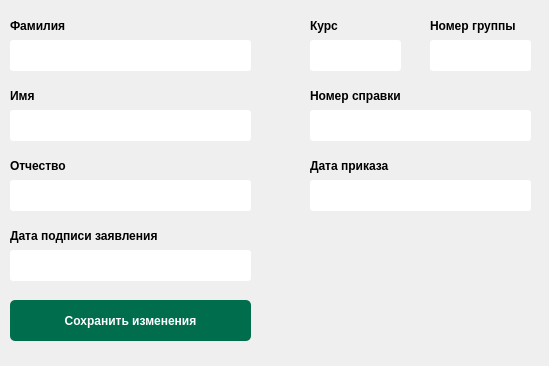
<?xml version="1.0" encoding="UTF-8"?>
<ui version="4.0">
 <class>Dialog</class>
 <widget class="QDialog" name="Dialog">
  <property name="geometry">
   <rect>
    <x>0</x>
    <y>0</y>
    <width>549</width>
    <height>366</height>
   </rect>
  </property>
  <property name="windowTitle">
   <string>Dialog</string>
  </property>
  <widget class="QLabel" name="label_5">
   <property name="geometry">
    <rect>
     <x>10</x>
     <y>10</y>
     <width>71</width>
     <height>31</height>
    </rect>
   </property>
   <property name="styleSheet">
    <string notr="true">color: black;
font-weight: bold;
font: 11pt &quot;Open Sans&quot;;
background-color: none;
border: none;</string>
   </property>
   <property name="text">
    <string>Фамилия</string>
   </property>
  </widget>
  <widget class="QLineEdit" name="secondName_data">
   <property name="geometry">
    <rect>
     <x>10</x>
     <y>40</y>
     <width>241</width>
     <height>31</height>
    </rect>
   </property>
   <property name="styleSheet">
    <string notr="true">QLineEdit{
border-radius: 3px;
}
</string>
   </property>
  </widget>
  <widget class="QLabel" name="label_6">
   <property name="geometry">
    <rect>
     <x>10</x>
     <y>80</y>
     <width>71</width>
     <height>31</height>
    </rect>
   </property>
   <property name="styleSheet">
    <string notr="true">color: black;
font-weight: bold;
font: 11pt &quot;Open Sans&quot;;
background-color: none;
border: none;</string>
   </property>
   <property name="text">
    <string>Имя</string>
   </property>
  </widget>
  <widget class="QLineEdit" name="firstName_data">
   <property name="geometry">
    <rect>
     <x>10</x>
     <y>110</y>
     <width>241</width>
     <height>31</height>
    </rect>
   </property>
   <property name="styleSheet">
    <string notr="true">QLineEdit{
border-radius: 3px;
}
</string>
   </property>
  </widget>
  <widget class="QLineEdit" name="middleName_data">
   <property name="geometry">
    <rect>
     <x>10</x>
     <y>180</y>
     <width>241</width>
     <height>31</height>
    </rect>
   </property>
   <property name="styleSheet">
    <string notr="true">QLineEdit{
border-radius: 3px;
}
</string>
   </property>
  </widget>
  <widget class="QLabel" name="label_7">
   <property name="geometry">
    <rect>
     <x>10</x>
     <y>150</y>
     <width>71</width>
     <height>31</height>
    </rect>
   </property>
   <property name="styleSheet">
    <string notr="true">color: black;
font-weight: bold;
font: 11pt &quot;Open Sans&quot;;
background-color: none;
border: none;</string>
   </property>
   <property name="text">
    <string>Отчество</string>
   </property>
  </widget>
  <widget class="QLineEdit" name="course_data">
   <property name="geometry">
    <rect>
     <x>310</x>
     <y>40</y>
     <width>91</width>
     <height>31</height>
    </rect>
   </property>
   <property name="styleSheet">
    <string notr="true">QLineEdit{
border-radius: 3px;
}
</string>
   </property>
  </widget>
  <widget class="QLabel" name="label_8">
   <property name="geometry">
    <rect>
     <x>310</x>
     <y>10</y>
     <width>71</width>
     <height>31</height>
    </rect>
   </property>
   <property name="styleSheet">
    <string notr="true">color: black;
font-weight: bold;
font: 11pt &quot;Open Sans&quot;;
background-color: none;
border: none;</string>
   </property>
   <property name="text">
    <string>Курс</string>
   </property>
  </widget>
  <widget class="QLineEdit" name="group_data">
   <property name="geometry">
    <rect>
     <x>430</x>
     <y>40</y>
     <width>101</width>
     <height>31</height>
    </rect>
   </property>
   <property name="styleSheet">
    <string notr="true">QLineEdit{
border-radius: 3px;
}
</string>
   </property>
  </widget>
  <widget class="QLabel" name="label_9">
   <property name="geometry">
    <rect>
     <x>430</x>
     <y>10</y>
     <width>101</width>
     <height>31</height>
    </rect>
   </property>
   <property name="styleSheet">
    <string notr="true">color: black;
font-weight: bold;
font: 11pt &quot;Open Sans&quot;;
background-color: none;
border: none;</string>
   </property>
   <property name="text">
    <string>Номер группы</string>
   </property>
  </widget>
  <widget class="QLineEdit" name="certNum_data">
   <property name="geometry">
    <rect>
     <x>310</x>
     <y>110</y>
     <width>221</width>
     <height>31</height>
    </rect>
   </property>
   <property name="styleSheet">
    <string notr="true">QLineEdit{
border-radius: 3px;
}
</string>
   </property>
  </widget>
  <widget class="QLabel" name="label_10">
   <property name="geometry">
    <rect>
     <x>310</x>
     <y>80</y>
     <width>111</width>
     <height>31</height>
    </rect>
   </property>
   <property name="styleSheet">
    <string notr="true">color: black;
font-weight: bold;
font: 11pt &quot;Open Sans&quot;;
background-color: none;
border: none;</string>
   </property>
   <property name="text">
    <string>Номер справки</string>
   </property>
  </widget>
  <widget class="QLineEdit" name="certDate_data">
   <property name="geometry">
    <rect>
     <x>310</x>
     <y>180</y>
     <width>221</width>
     <height>31</height>
    </rect>
   </property>
   <property name="styleSheet">
    <string notr="true">QLineEdit{
border-radius: 3px;
}
</string>
   </property>
  </widget>
  <widget class="QLabel" name="label_11">
   <property name="geometry">
    <rect>
     <x>310</x>
     <y>150</y>
     <width>111</width>
     <height>31</height>
    </rect>
   </property>
   <property name="styleSheet">
    <string notr="true">color: black;
font-weight: bold;
font: 11pt &quot;Open Sans&quot;;
background-color: none;
border: none;</string>
   </property>
   <property name="text">
    <string>Дата приказа</string>
   </property>
  </widget>
  <widget class="QLineEdit" name="curDate_data">
   <property name="geometry">
    <rect>
     <x>10</x>
     <y>250</y>
     <width>241</width>
     <height>31</height>
    </rect>
   </property>
   <property name="styleSheet">
    <string notr="true">QLineEdit{
border-radius: 3px;
}
</string>
   </property>
  </widget>
  <widget class="QLabel" name="label_12">
   <property name="geometry">
    <rect>
     <x>10</x>
     <y>220</y>
     <width>181</width>
     <height>31</height>
    </rect>
   </property>
   <property name="styleSheet">
    <string notr="true">color: black;
font-weight: bold;
font: 11pt &quot;Open Sans&quot;;
background-color: none;
border: none;</string>
   </property>
   <property name="text">
    <string>Дата подписи заявления</string>
   </property>
  </widget>
  <widget class="QPushButton" name="saveData_btn">
   <property name="geometry">
    <rect>
     <x>10</x>
     <y>300</y>
     <width>241</width>
     <height>41</height>
    </rect>
   </property>
   <property name="styleSheet">
    <string notr="true">QPushButton {
color: white;
font-weight: bold;
font: 11pt &quot;Open Sans&quot;;
border-radius: 5px;
background-color: #006D4C;

}
QPushButton:hover {
background-color: #207E62;
}
QPushButton:pressed {
background-color: #00A876;
}</string>
   </property>
   <property name="text">
    <string>Сохранить изменения</string>
   </property>
  </widget>
 </widget>
 <resources/>
 <connections/>
</ui>
